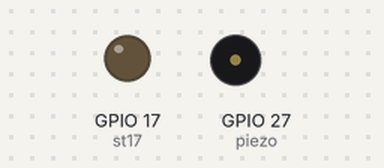
The program below on a simulated Raspberry Pi (BCM pin numbers). Shown: output pins drawn as LEDs (lit = HIGH), buzzer (waves = sounding, pin HIGH). What the program prints to the terminal is not drawn.

Above: at 0.5 s.
At 1.3 s:
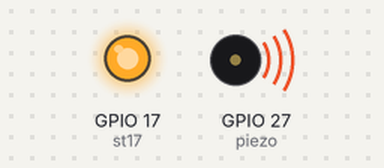
Timing chart, 0 to 3.0 s (numbered marks = the images above):
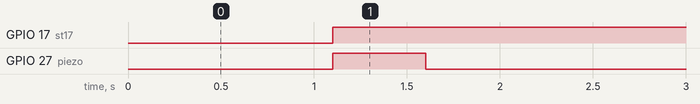

The program:

Door_sensor.py
```python
import RPi.GPIO as io
import time
io.setmode(io.BCM)
io.setmode(io.BCM)

pir_sensor = 26
piezo = 27
st17=17

io.setup(piezo,io.OUT)
io.setup(st17,io.OUT)
io.setup(pir_sensor, io.IN, pull_up_down=io.PUD_UP)
current_state = 0
io.output(st17,current_state)
try:
     while True:
        time.sleep(1.1)
        current_state = io.input(pir_sensor)

#Read the Current_State of the Sensor and immediately set the GPIOs to that val$
        io.output(piezo,current_state)
        io.output(st17,current_state)
        time.sleep(0.5)
        io.output(piezo,False)
#Provide verbose output on the states if needed
        if current_state == 1:
            print("Door is Open ")
           # print(st17,current_state)
	    time.sleep(1)
        else:      #current_state==0:
            io.output(piezo,False)
            #print("GPIO pin %s is %s" % (pir_sensor, current_state))
            print('Door is Closed')
            #print(st17,current_state)
#Make sure we do not have a ripple effect, give sometime for other HW to read G$
           # time.sleep(2)

except KeyboardInterrupt:

    pass
    io.output(st17,0)
finally:
    io.output(st17,0)
    io.cleanup()
```

Measured:
- by itself, GPIO 17 (st17): LOW → HIGH at 1.1 s
- by itself, GPIO 27 (piezo): alternates HIGH for 0.50 s and LOW for 2.1 s
